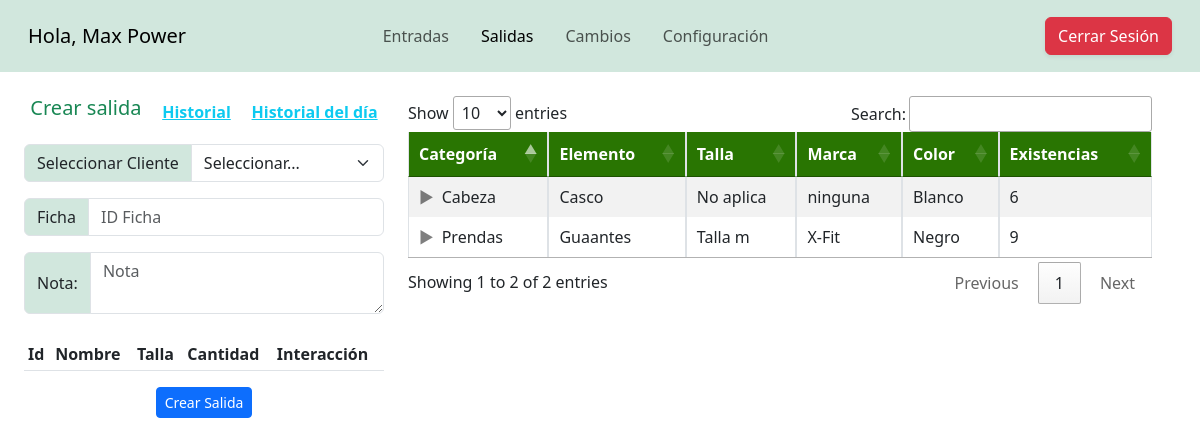
Page /views/salidas.php (signed in) on the committed database.
### tables this page shows
CREATE TABLE `elementos` (
  `id` int(11) NOT NULL,
  `fk_categoria` int(11) NOT NULL,
  `fk_talla` int(10) NOT NULL,
  `elemento` varchar(50) NOT NULL,
  `marca` varchar(50) NOT NULL,
  `color` varchar(10) NOT NULL,
  `existencias` int(10) NOT NULL,
  `observacion` varchar(500) NOT NULL,
  `estado` enum('activo','inactivo') NOT NULL DEFAULT 'activo'
);

CREATE TABLE `categorias` (
  `id` int(11) NOT NULL,
  `nombre` varchar(32) NOT NULL
);

CREATE TABLE `tallas` (
  `id` int(11) NOT NULL,
  `tallas` varchar(10) NOT NULL
);

### views/salidas.php (the view, shortened to what this page needs)
<?php session_start();
include("../controllers/dbConection.php"); ?>
<!DOCTYPE html>
<html lang="en">
<head>
    <link rel="stylesheet" href="../csss/bootstrap/css/bootstrap.min.css" />
    <link rel="stylesheet" href="../csss/DataTables/Responsive-2.5.0/css/responsive.dataTables.min.css">
    <link href="../csss/DataTables/datatables.min.css" rel="stylesheet">
    <link rel="stylesheet" href="../csss/generalStyles.css">
</head>
<body class="vh-100 d-flex flex-column">
    <nav class="navbar navbar-expand-lg navbar-light bg-success-subtle p-3">
        <div class="container-fluid">
            <a class="navbar-brand" href="#">
                <?php
                echo "Hola, ";
                echo $_SESSION["nombre"];
                ?>
            </a>
            <div class="collapse navbar-collapse" id="navbarNavDropdown">
                <ul class="navbar-nav ms-auto ">
                    <li class="nav-item">
                        <a class="nav-link mx-2" aria-current="page" href="./entradas.php">Entradas</a>
                    </li>
                    <li class="nav-item">
                        <a class="nav-link mx-2 active" href="salidas.php">Salidas</a>
                    </li>
                    <li class="nav-item">
                        <a class="nav-link mx-2" href="cambios.php">Cambios</a>
                    </li>
                    <li class="nav-item">
                        <a class="nav-link mx-2" href="configuracion.php">Configuración</a>
                    </li>
                </ul>
                <ul class="navbar-nav ms-auto d-none d-lg-inline-flex">
                    <li class="nav-item mx-2">
                        <a class="nav-link text-dark h5" href="" target="blank"><i class="fab fa-google-plus-square"></i></a>
                    </li>
                    <li class="nav-item mx-2">
                        <a class="nav-link text-dark h5" href="" target="blank"><i class="fab fa-twitter"></i></a>
                    </li>
                    <li class="nav-item mx-2">
                        <a class="nav-link text-dark h5" href="" target="blank"><i class="fab fa-facebook-square"></i></a>
                    </li>
                </ul>
            </div>
            <div>
                <button class="btn btn-danger shadow-sm">
                    <a class="text-decoration-none text-white" href="../controllers/logout.php">Cerrar Sesión</a>
                </button>
            </div>
        </div>
    </nav>
    <div class="container-fluid row p-4">
        <div class="col-lg-4 col mb-4">
            <div class="d-flex gap-2 mb-3 align-items-center justify-content-around">
                <h5 class="text-success">Crear salida</h5>
                <a class="fw-bold pointer text-info pe-auto" data-bs-toggle="modal" data-bs-target="#historialMovimientos">Historial</a>
                <a class="fw-bold pointer text-info pe-auto" data-bs-toggle="modal" data-bs-target="#historialMovimientosByDay">Historial del día</a>
            </div>
            <form method="POST" id="salidaForm">
                <div class="input-group mb-3">
                    <span class="input-group-text bg-success-subtle " id="">Seleccionar Cliente</span>
                    <select class="listaCat form-select pe-5 " id="listaUsers" name="listUsers" required>
                        <option value="">Seleccionar...</option>
                    </select>
                </div>
                <div class="input-group mb-3">
                    <span class="input-group-text bg-success-subtle ">Ficha</span>
                    <input type="number" placeholder="ID Ficha" id="ficha" name="ficha" class="form-control  ficha">
                </div>
                <div class="input-group mb-4">
                    <span class="input-group-text bg-success-subtle ">Nota:</span>
                    <textarea class="form-control " name="observación" aria-label="With textarea" id="observacion" placeholder="Nota"></textarea>
                </div>
                <div class="table-responsive">
                    <table class="table table-hover table-sm">
                        <thead>
                            <tr>
                                <th scope="col">Id</th>
                                <th scope="col">Nombre</th>
                                <th scope="col">Talla</th>
                                <th scope="col">Cantidad</th>
                                <th scope="col">Interacción</th>
                            </tr>
                        </thead>
                    </table>
                </div>
                <div class="w-full d-flex justify-content-center align-items-center">
                    <button class="btn btn-primary btn-sm" type="submit">Crear Salida</button>
                </div>
            </form>
        </div>
        <div class="col-lg-8 col">
            <table id="tableSalidas" class="table table-striped table-bordered table-responsive table-hover nowrap table-sm" style="width: 100%;">
                <thead class="formColumn">
                    <tr>
                        <th scope="col">Categoría</th>
                        <th scope="col">Elemento</th>
                        <th scope="col">Talla</th>
                        <th scope="col">Marca</th>
                        <th scope="col">Color</th>
                        <th scope="col">Existencias</th>
                    </tr>
                </thead>
                <tbody>
                    <?php
                    $sqlElm = $conexion->query("SELECT * FROM elementos as e, categorias as c, tallas
            as t where e.fk_categoria=c.id AND e.fk_talla=t.id and e.estado='activo'");
                    while ($tableData = $sqlElm->fetch_object()) { ?>
                        <tr>
                            <td><?= $tableData->nombre ?></td>
                            <td><?= $tableData->elemento ?></td>
                            <td><?= $tableData->tallas ?></td>
                            <td><?= $tableData->marca ?></td>
                            <td><?= $tableData->color ?></td>
                            <td><?= $tableData->existencias ?></td>
                        </tr>
                    <?php } ?>
                </tbody>
            </table>
        </div>
    </div>
</body>
</html>

### csss/generalStyles.css (style rules this page uses)
:root { --colorA: #1F5C00; --colorB:#ffffff; --senaGreen: #39a900; --colorC: #39a900; --colorD: #231b8d; --colorE: #A86608; --colorTitle: #47cc04; }
body { background-attachment: fixed; background-size: cover; background-repeat: no-repeat; background-position: center center; }
.input-group-text { background-color: var(--colorC); }
.formColumn { background-color: #297502; color: white; font-style: normal; }
.pointer { cursor: pointer; }

### rows in the picture
elementos: fk_categoria.nombre "Cabeza", elemento "Casco", fk_talla.tallas "No aplica", marca "ninguna", color "Blanco", existencias "6"
elementos: fk_categoria.nombre "Prendas", elemento "Guaantes", fk_talla.tallas "Talla m", marca "X-Fit", color "Negro", existencias "9"

### other values in the picture
$_SESSION["nombre"] "Max Power"
